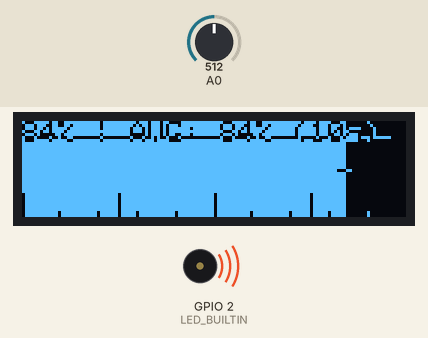
This sketch was run on a simulated ESP8266 (NodeMCU). Shown: 128×32 one-colour display, buzzer (waves = sounding). The inputs (shaded band) are chosen by the test bench; at power-on: A0 = 512. WiFi joins after 1.5 s; servers stay silent unless stated; what the sketch prints to the serial monitor is not drawn.

Above: at 2.8 s.
2.9 s: A0 set to 716
At 4.15 s:
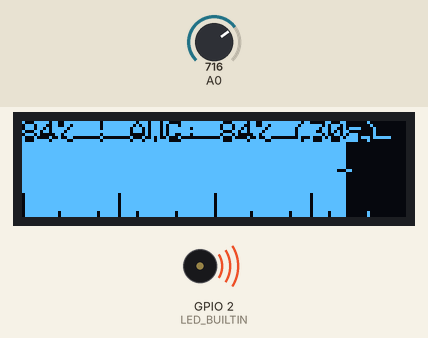
4.4 s: A0 set to 90
At 5.4 s:
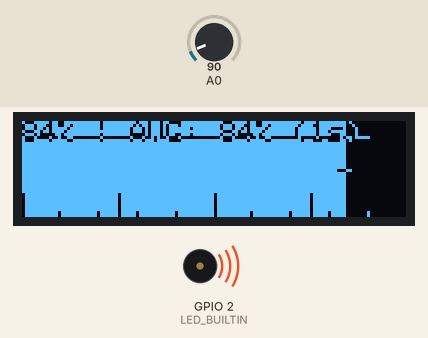
5.9 s: A0 set to 122
At 7.7 s:
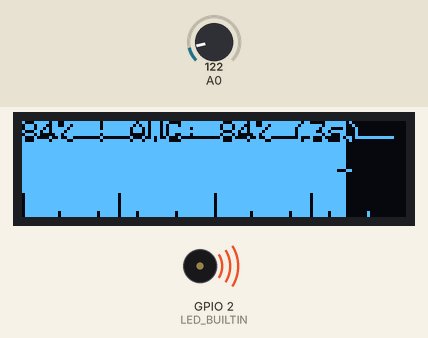
Timing chart, 0 to 9.2 s (numbered marks = the images above; inputs shaded):
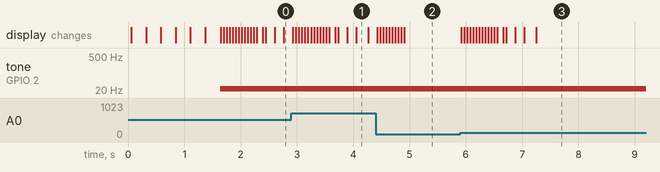

Measured:
- after the input at 5.9 s, the display: first changes at once (image 3 shows a later state)

The sketch:

ESP8266_WiFi_Signal_Strength.ino
```cpp
// (licence header left out)
#include <deque>
#include <numeric>
#include <SPI.h>
#include <ESP8266WiFi.h>
#include <Adafruit_SSD1306.h>
#include "wifi_credentials.h"

// Constants
const int WIDTH = 128;
const int HEIGHT = 32;
const unsigned char ANALOG_PIN = 0,
                    OLED_RESET = LED_BUILTIN;
const unsigned char DATAPOINTS_PER_SECOND = 10;
const unsigned char SELECTABLE_TIMESPANS[] = {1, 3, 5, 10, 30, 60};


unsigned char dBmToPercent(long dBm) {
  unsigned char quality_percent = 0;
  if (dBm <= -100)
    quality_percent = 0;
  else if (dBm >= -50)
    quality_percent = 100;
  else
    quality_percent = 2 * (dBm + 100);
  return quality_percent;
}

class RSSIData {
  private:
    long current_rssi = 0;
    long current_rssi_cumulative = 0;
    unsigned int current_rssi_cumulative_data_points_count = 0,
                 data_points_count = 0,
                 update_every_ms = 100;
    unsigned long last_update_ms = 0,
                  next_update_due_ms = millis();
    unsigned char timespan_for_average_secs = 5;
    std::deque<long> data_points;

  public:
    RSSIData(unsigned char seconds_for_average);
    float getAverage();
    bool update(long new_rssi);
    long getCurrent() {
      return current_rssi_cumulative_data_points_count
             ? long(float(current_rssi_cumulative) / current_rssi_cumulative_data_points_count)
             : 0;
    };
    void setTimespanForAverage(unsigned char seconds) {
      timespan_for_average_secs = seconds;
      data_points_count = seconds * DATAPOINTS_PER_SECOND;
      data_points.clear();
    };
    unsigned char getTimespanForAverage() {
      return timespan_for_average_secs;
    };
    const std::deque<long>& getAverageData() {
      return data_points;
    }
};

RSSIData::RSSIData(unsigned char seconds_for_average) {
  update_every_ms = 1000.0 / DATAPOINTS_PER_SECOND;
  setTimespanForAverage(seconds_for_average);
}

float RSSIData::getAverage() {
  return data_points.size()
         ? std::accumulate(data_points.begin(), data_points.end(), 0) / float(data_points.size())
         : 0.0;
}

bool RSSIData::update(long new_rssi) {
  current_rssi_cumulative += new_rssi;
  current_rssi_cumulative_data_points_count++;
  if (millis() >= next_update_due_ms) {
    current_rssi = getCurrent();
    if (data_points.size() >= data_points_count) {
      data_points.pop_back();
    }
    data_points.push_front(current_rssi);
    next_update_due_ms = update_every_ms + last_update_ms;
    last_update_ms = millis();
    current_rssi_cumulative = 0;
    current_rssi_cumulative_data_points_count = 0;
    return true;
  }
  return false;
}

Adafruit_SSD1306 display(OLED_RESET);
long rssi;
unsigned char percent_current = 0,
              percent_average = 0,
              seconds_for_average = 10,
              analog_value;
RSSIData rssi_data(seconds_for_average);
bool updated = false;


void setup() {
  pinMode(LED_BUILTIN, OUTPUT);
  pinMode(ANALOG_PIN, INPUT);
  Serial.begin(115200);

  display.begin(SSD1306_SWITCHCAPVCC, 0x3C); // initialize with the I2C addr 0x3C (for the 128x32)
  display.clearDisplay();
  display.setTextSize(1);
  display.setTextColor(WHITE);
  display.setCursor(0, 0);
  display.print("Connecting to " + String(SSID));
  display.display();
  Serial.print("Connecting to ");
  Serial.print(SSID);
  WiFi.begin(SSID, PASS);
  while (WiFi.status() != WL_CONNECTED) {
    Serial.print(".");
    digitalWrite(LED_BUILTIN, LOW);
    display.drawFastVLine(WIDTH / 2, HEIGHT / 2 - 3, 6, INVERSE);
    display.display();
    delay(250);
    digitalWrite(LED_BUILTIN, HIGH);
    display.drawFastHLine(WIDTH / 2 - 3, HEIGHT / 2 - 3, 6, INVERSE);
    display.display();
    delay(250);
  }
  Serial.println("success!");
  display.clearDisplay();
  display.display();
}

// a common Bresenham line drawing implementation
void line(int x0, int y0, int x1, int y1, int color) {
  int dx =  abs(x1 - x0), sx = x0 < x1 ? 1 : -1;
  int dy = -abs(y1 - y0), sy = y0 < y1 ? 1 : -1;
  int err = dx + dy, e2; /* error value e_xy */

  while (1) {
    display.drawPixel(x0, y0, color);
    if (x0 == x1 && y0 == y1) break;
    e2 = 2 * err;
    if (e2 > dy) {
      err += dy;  /* e_xy+e_x > 0 */
      x0 += sx;
    }
    if (e2 < dx) {
      err += dx;  /* e_xy+e_y < 0 */
      y0 += sy;
    }
  }
}

void drawScale() {
  for (int i = 0; i < 100; i++) {
    if (i % 25 == 0) {
      display.drawFastVLine(int(i * WIDTH / 100.0), HEIGHT - 8, 8, WHITE);
    } else if (i % 10 == 0) {
      display.drawFastVLine(int(i * WIDTH / 100.0), HEIGHT - 2, 2, WHITE);
    }
  }
}

void drawAverage() {
  const std::deque<long>& data_points = rssi_data.getAverageData();
  const float stepWidth = float(WIDTH) / data_points.size();
  int i = 0, newY, lastY;
  for (const auto& dp : data_points) {
    newY = map(dBmToPercent(dp), 0, 100, HEIGHT - 1, 0);
    if (i > 0) {
      line(int(WIDTH - i * stepWidth), lastY, int(WIDTH - (i + 1) * stepWidth), newY, WHITE);
    }
    lastY = newY;
    i++;
  }
}

void loop() {
  // leave a bit of space for the bounds
  analog_value = constrain(map(analogRead(ANALOG_PIN), 24, 1000, 0, 5), 0, 5);
  if (analog_value != seconds_for_average) {
    seconds_for_average = analog_value;
    rssi_data.setTimespanForAverage(SELECTABLE_TIMESPANS[seconds_for_average]);
  }

  rssi = WiFi.RSSI();
  updated = rssi_data.update(rssi);

  percent_current = dBmToPercent(rssi);
  percent_average = dBmToPercent(rssi_data.getAverage());

  if (updated) {
    /* instead of PWM, we use the tone function for lower frequencies for blinking the LED
      10 Hz is the lowest frequency possible in my tests for the ESP8266 (lower than the Arduino UNOs 31 Hz) */
    if (percent_average) {
      tone(LED_BUILTIN, map(percent_average, 0, 100, 10, 26));
    } else {
      noTone(LED_BUILTIN);
    }
  }

  Serial.print(String(percent_average) + "\t");
  Serial.println(percent_current);

  display.clearDisplay();

  drawScale();
  drawAverage();
  display.drawFastVLine(int(WIDTH * percent_current / 100.0), 0, HEIGHT, INVERSE);
  display.drawFastHLine(int(WIDTH * percent_current / 100.0) - 2, HEIGHT / 2, 5 , INVERSE);
  display.fillRect(0, 0, int(WIDTH * percent_average / 100.0), HEIGHT, INVERSE);

  display.setCursor(0, 0);
  display.setTextColor(INVERSE);
  display.print(String(percent_current) + "% | AVG: ");
  display.print(String(percent_average) + "% (" + String(rssi_data.getTimespanForAverage()) + "s)");

  display.display();

  delay(40);
}
```

wifi_credentials.h
```cpp
const char SSID[] = "YOUR_WIFI_SSID_HERE";
const char PASS[] = "YOUR_WIFI_PASSWORD_HERE";
```
